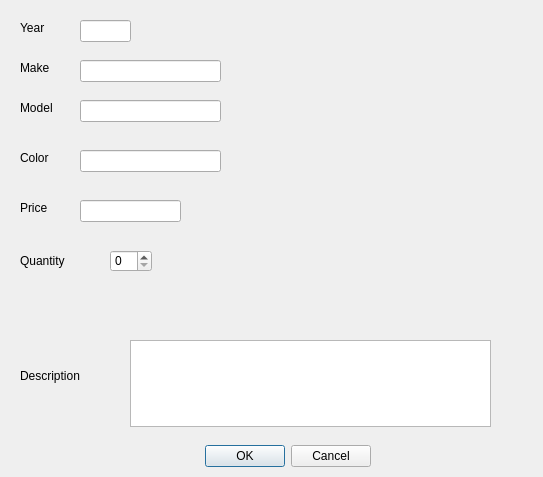
<?xml version="1.0" encoding="UTF-8"?>
<ui version="4.0">
 <class>Dialog</class>
 <widget class="QDialog" name="Dialog">
  <property name="geometry">
   <rect>
    <x>0</x>
    <y>0</y>
    <width>543</width>
    <height>477</height>
   </rect>
  </property>
  <property name="windowTitle">
   <string>Dialog</string>
  </property>
  <widget class="QDialogButtonBox" name="buttonBox">
   <property name="geometry">
    <rect>
     <x>30</x>
     <y>440</y>
     <width>341</width>
     <height>32</height>
    </rect>
   </property>
   <property name="orientation">
    <enum>Qt::Horizontal</enum>
   </property>
   <property name="standardButtons">
    <set>QDialogButtonBox::Cancel|QDialogButtonBox::Ok</set>
   </property>
  </widget>
  <widget class="QLabel" name="label_8">
   <property name="geometry">
    <rect>
     <x>20</x>
     <y>20</y>
     <width>61</width>
     <height>16</height>
    </rect>
   </property>
   <property name="text">
    <string>Year</string>
   </property>
  </widget>
  <widget class="QLineEdit" name="year_edit">
   <property name="geometry">
    <rect>
     <x>80</x>
     <y>20</y>
     <width>51</width>
     <height>22</height>
    </rect>
   </property>
  </widget>
  <widget class="QLineEdit" name="make_edit">
   <property name="geometry">
    <rect>
     <x>80</x>
     <y>60</y>
     <width>141</width>
     <height>22</height>
    </rect>
   </property>
   <property name="text">
    <string/>
   </property>
  </widget>
  <widget class="QLabel" name="label_9">
   <property name="geometry">
    <rect>
     <x>20</x>
     <y>60</y>
     <width>41</width>
     <height>16</height>
    </rect>
   </property>
   <property name="text">
    <string>Make</string>
   </property>
  </widget>
  <widget class="QLabel" name="label_10">
   <property name="geometry">
    <rect>
     <x>20</x>
     <y>100</y>
     <width>61</width>
     <height>16</height>
    </rect>
   </property>
   <property name="text">
    <string>Model</string>
   </property>
  </widget>
  <widget class="QLineEdit" name="model_edit">
   <property name="geometry">
    <rect>
     <x>80</x>
     <y>100</y>
     <width>141</width>
     <height>22</height>
    </rect>
   </property>
   <property name="text">
    <string/>
   </property>
  </widget>
  <widget class="QLabel" name="label_11">
   <property name="geometry">
    <rect>
     <x>20</x>
     <y>150</y>
     <width>61</width>
     <height>16</height>
    </rect>
   </property>
   <property name="text">
    <string>Color</string>
   </property>
  </widget>
  <widget class="QLineEdit" name="color_edit">
   <property name="geometry">
    <rect>
     <x>80</x>
     <y>150</y>
     <width>141</width>
     <height>22</height>
    </rect>
   </property>
   <property name="text">
    <string/>
   </property>
  </widget>
  <widget class="QLabel" name="label_12">
   <property name="geometry">
    <rect>
     <x>20</x>
     <y>200</y>
     <width>61</width>
     <height>16</height>
    </rect>
   </property>
   <property name="text">
    <string>Price</string>
   </property>
  </widget>
  <widget class="QLineEdit" name="price_edit">
   <property name="geometry">
    <rect>
     <x>80</x>
     <y>200</y>
     <width>101</width>
     <height>22</height>
    </rect>
   </property>
   <property name="text">
    <string/>
   </property>
  </widget>
  <widget class="QSpinBox" name="quantity_box">
   <property name="geometry">
    <rect>
     <x>110</x>
     <y>250</y>
     <width>42</width>
     <height>22</height>
    </rect>
   </property>
  </widget>
  <widget class="QLabel" name="label_13">
   <property name="geometry">
    <rect>
     <x>20</x>
     <y>250</y>
     <width>71</width>
     <height>21</height>
    </rect>
   </property>
   <property name="text">
    <string>Quantity</string>
   </property>
  </widget>
  <widget class="QLabel" name="label_4">
   <property name="geometry">
    <rect>
     <x>20</x>
     <y>360</y>
     <width>91</width>
     <height>31</height>
    </rect>
   </property>
   <property name="text">
    <string>Description</string>
   </property>
  </widget>
  <widget class="QPlainTextEdit" name="desc_text">
   <property name="geometry">
    <rect>
     <x>130</x>
     <y>340</y>
     <width>361</width>
     <height>87</height>
    </rect>
   </property>
  </widget>
 </widget>
 <resources/>
 <connections>
  <connection>
   <sender>buttonBox</sender>
   <signal>accepted()</signal>
   <receiver>Dialog</receiver>
   <slot>accept()</slot>
   <hints>
    <hint type="sourcelabel">
     <x>248</x>
     <y>254</y>
    </hint>
    <hint type="destinationlabel">
     <x>157</x>
     <y>274</y>
    </hint>
   </hints>
  </connection>
  <connection>
   <sender>buttonBox</sender>
   <signal>rejected()</signal>
   <receiver>Dialog</receiver>
   <slot>reject()</slot>
   <hints>
    <hint type="sourcelabel">
     <x>316</x>
     <y>260</y>
    </hint>
    <hint type="destinationlabel">
     <x>286</x>
     <y>274</y>
    </hint>
   </hints>
  </connection>
 </connections>
</ui>
